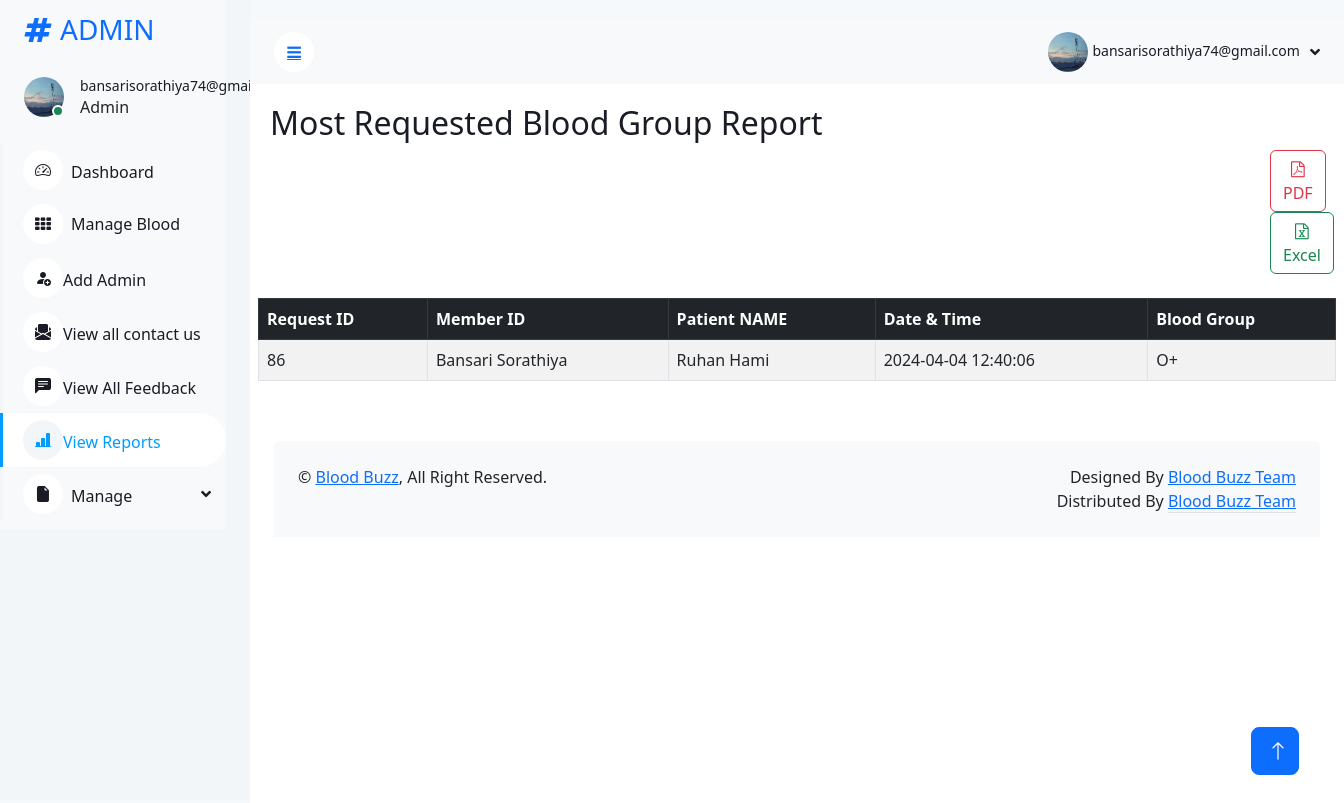
Screenshot of /AdminDesh/most_request_bgrp.php (signed in) with the database file from the repository.
### tables this page shows
CREATE TABLE `requester` (
  `request_id` int(5) UNSIGNED NOT NULL,
  `member_id` int(30) UNSIGNED NOT NULL,
  `patient_name` varchar(40) NOT NULL,
  `blood_id` mediumint(3) UNSIGNED NOT NULL,
  `created_at` datetime NOT NULL
);

CREATE TABLE `members` (
  `member_id` int(30) UNSIGNED NOT NULL,
  `img` varchar(200) DEFAULT NULL,
  `email` varchar(30) NOT NULL,
  `pwd` varchar(20) NOT NULL,
  `verify_token` varchar(100) NOT NULL,
  `name` varchar(50) NOT NULL,
  `contact_no` varchar(10) NOT NULL,
  `gender` varchar(50) NOT NULL,
  `dob` date NOT NULL,
  `address` varchar(250) NOT NULL,
  `city` int(5) UNSIGNED NOT NULL,
  `state` int(10) UNSIGNED NOT NULL,
  `landmark` varchar(80) NOT NULL,
  `pincode` varchar(6) NOT NULL,
  `member_status` enum('0','1','2') NOT NULL COMMENT '0=Deleted By Member 1=Active Status 2=Deactivated by Admin',
  `created_at` datetime NOT NULL DEFAULT current_timestamp()
);

CREATE TABLE `blood_group` (
  `blood_id` mediumint(3) UNSIGNED NOT NULL,
  `blood_grp` varchar(3) NOT NULL
);

### AdminDesh/most_request_bgrp.php (the view, shortened to what this page needs)
<?php
    include '../Include/connect2.php';
    $session_email=$_SESSION['email'];
    $get_admin=$connection->prepare("SELECT * FROM admin_login WHERE email=?");
    $get_admin->execute([$session_email]);
    if($get_admin->rowCount() > 0)
    {
       $data=$get_admin->fetch(PDO::FETCH_ASSOC);
    }
?>
<!DOCTYPE html>
<html lang="en">
<head>
    <link href="https://cdnjs.cloudflare.com/ajax/libs/font-awesome/5.10.0/css/all.min.css" rel="stylesheet">
    <link href="https://cdn.jsdelivr.net/npm/bootstrap-icons@1.4.1/font/bootstrap-icons.css" rel="stylesheet">
    <link href="lib/owlcarousel/assets/owl.carousel.min.css" rel="stylesheet">
    <link href="lib/tempusdominus/css/tempusdominus-bootstrap-4.min.css" rel="stylesheet" />
    <link href="css/bootstrap.min.css" rel="stylesheet">
    <link href="css/style.css" rel="stylesheet">
<link href="https://cdn.jsdelivr.net/npm/bootstrap@5.2.0/dist/css/bootstrap.min.css" rel="stylesheet">
<link rel="stylesheet" href="https://cdn.jsdelivr.net/npm/bootstrap-icons@1.11.3/font/bootstrap-icons.min.css">
<link rel="stylesheet" href="https://cdnjs.cloudflare.com/ajax/libs/font-awesome/4.7.0/css/font-awesome.min.css">
</head>
<body>
                 <div class="sidebar pe-4 pb-3">
            <nav class="navbar bg-light navbar-light">
                <a href="dashboard.php" class="navbar-brand mx-4 mb-3">
                    <h3 class="text-primary"><i class="fa fa-hashtag me-2"></i>ADMIN</h3>
                </a>
                <div class="d-flex align-items-center ms-4 mb-4">
                    <div class="position-relative">
                        <?php
                        if($data['img']==null)
                        {
                        echo"<img src='../img/user.png' class='rounded-circle' alt='avatar' style='width: 40px; height: 40px;'>";
                        }
                        else
                        {
                            echo"<img src='../img/{$data['img']}' class='rounded-circle' alt='error' style='width: 40px; height: 40px;'>";
                        }
                         ?>
                        <div class="bg-success rounded-circle border border-2 border-white position-absolute end-0 bottom-0 p-1"></div>
                    </div>
                    <div class="ms-3">
                        <h6 class="mb-0"><small><?php echo $data['email']; ?></small></h6>
                        <span>Admin</span>
                    </div>
                </div>
                <div class="navbar-nav w-100">
                    <a href="dashboard.php" class="nav-item nav-link"><i class="bi bi-speedometer2 me-2"></i>Dashboard</a>
                    <a href="manageBlood.php" class="nav-item nav-link"><i class="fa fa-th me-2"></i>Manage Blood</a>
                    <a href="./addAdmin.php" class="nav-item nav-link"><i class="bi bi-person-fill-add"></i>Add Admin</a>
                    <a href="./seeContactUs.php" class="nav-item nav-link"><i class="bi bi-envelope-paper-fill"></i>View all contact us</a>
                    <a href="./seeFeedback.php" class="nav-item nav-link"><i class="bi bi-chat-left-text-fill"></i>View All Feedback</a>
                    <a href="./reports.php" class="nav-item nav-link active"><i class="bi bi-bar-chart-line-fill"></i>View Reports</a>
                    <div class="nav-item dropdown">
                        <a href="#" class="nav-link dropdown-toggle" data-bs-toggle="dropdown"><i class="bi bi-file-earmark-fill me-2"></i>Manage</a>
                    </div>
                        </div>
                    </div>
        <div class="content">
           <nav class="navbar navbar-expand bg-light navbar-light sticky-top px-4 py-0">
                <a href="#" class="sidebar-toggler flex-shrink-0">
                    <i class="fa fa-bars"></i>
                </a>
                <div class="navbar-nav align-items-center ms-auto">
                    <div class="nav-item dropdown">
                    <div class="nav-item dropdown">
                        <a href="#" class="nav-link dropdown-toggle" data-bs-toggle="dropdown">
                        <?php
                        if($data['img']==null)
                        {
                        echo"<img src='../img/user.png' class='rounded-circle' alt='avatar' style='width: 40px; height: 40px;'>";
                        }
                        else
                        {
                            echo"<img src='../img/{$data['img']}' class='rounded-circle' alt='error' style='width: 40px; height: 40px;'>";
                        }
                         ?>
                            <span class="d-none d-lg-inline-flex"><small><?php echo $data['email']; ?></small></span>
                        </a>
                    </div>
                </div>
            </nav>
    <div class="container">
        <h2>Most Requested Blood Group Report</h2>
        <div>
        <form method="post" style="margin-left:1000px;">
            <button type="submit" class="btn btn-outline-danger" formaction="mostrblood.php"><i class="fa fa-file-pdf-o"></i> PDF</button>
            <button type="submit" class="btn btn-outline-success" formaction="most_req_bgrp.php"><i class="fa fa-file-excel-o"></i> Excel</button>
        </form>
        </div><br>
        <div class="row">
            <table class="table table-striped table-bordered">
                <thead class="table-dark">
                    <tr>
                        <th>Request ID</th>
                        <th>Member ID</th>
                        <th>Patient NAME</th>
                        <th>Date & Time</th>
                        <th>Blood Group</th>
                    </tr>
                </thead>
                <tbody>
                <?php
                try
                {
                include '../Include/connect.php';
                $result=$connection->query("SELECT r.request_id, r.member_id, r.patient_name, r.created_at, bg.blood_grp,m.name FROM requester r JOIN blood_group bg ON r.blood_id = bg.blood_id JOIN members m ON m.member_id=r.member_id JOIN (
                    SELECT bg.blood_grp, COUNT(*) AS request_count FROM requester r JOIN blood_group bg ON r.blood_id = bg.blood_id GROUP BY bg.blood_grp ORDER BY request_count DESC LIMIT 1
                ) AS most_requested ON bg.blood_grp = most_requested.blood_grp ");
                if($result-> num_rows > 0){
                    while($row = $result->fetch_assoc()){
                        ?>
                        <tr>
                            <td><?php echo $row['request_id'];   ?></td>
                            <td><?php echo $row['name'];   ?></td>
                            <td><?php echo $row['patient_name'];   ?></td>
                            <td><?php echo $row['created_at'];   ?></td>
                            <td><?php echo $row['blood_grp'];   ?></td>
                        </tr>
                        <?php
                    }
                }else{
                    ?>
                    <tr><td colspan="7">No Request Found...</td></tr>
                    <?php
                }
                }
                catch (PDOException $e)
                {
                    $error=$e->getMessage();
                    $_SESSION['error-message'] = "Database error: " . $error;
                }
                ?>
                </tbody>
                </table>
        </div>
    </div>
<div class="container-fluid pt-4 px-4">
                <div class="bg-light rounded-top p-4">
                    <div class="row">
                        <div class="col-12 col-sm-6 text-center text-sm-start">
                            &copy; <a href="../member/index.php">Blood Buzz</a>, All Right Reserved.
                        </div>
                        <div class="col-12 col-sm-6 text-center text-sm-end">
                            Designed By <a href="">Blood Buzz Team</a>
                        Distributed By <a class="border-bottom" href="" target="_blank">Blood Buzz Team</a>
                        </div>
                    </div>
                </div>
            </div>
        </div>
 <a href="#" class="btn btn-lg btn-primary btn-lg-square back-to-top"><i class="bi bi-arrow-up"></i></a>
</body>
</html>

### AdminDesh/css/style.css (style rules this page uses)
:root { --primary: #009CFF; --light: #F3F6F9; --dark: #191C24; }
.back-to-top { position: fixed; display: none; right: 45px; bottom: 45px; z-index: 99; }
.btn { transition: .5s; }
.btn.btn-primary { color: #FFFFFF; }
.btn-lg-square { width: 48px; height: 48px; }
.btn-square, .btn-sm-square, .btn-lg-square { padding: 0; display: inline-flex; align-items: center; justify-content: center; font-weight: normal; border-radius: 50px; }
.sidebar { position: fixed; top: 0; left: 0; bottom: 0; width: 250px; height: 100vh; overflow-y: auto; background: var(--light); transition: 0.5s; z-index: 999; }
.content { margin-left: 250px; min-height: 100vh; background: #FFFFFF; transition: 0.5s; }
@media (min-width: 992px) { .sidebar { margin-left: 0; } }
@media (min-width: 992px) { .content { width: calc(100% - 250px); } }
.sidebar .navbar .navbar-nav .nav-link { padding: 7px 20px; color: var(--dark); font-weight: 500; border-left: 3px solid var(--light); border-radius: 0 30px 30px 0; outline: none; }
.sidebar .navbar .navbar-nav .nav-link:hover, .sidebar .navbar .navbar-nav .nav-link.active { color: var(--primary); background: #FFFFFF; border-color: var(--primary); }
.sidebar .navbar .navbar-nav .nav-link i { width: 40px; height: 40px; display: inline-flex; align-items: center; justify-content: center; background: #FFFFFF; border-radius: 40px; }
.sidebar .navbar .navbar-nav .nav-link:hover i, .sidebar .navbar .navbar-nav .nav-link.active i { background: var(--light); }
.sidebar .navbar .dropdown-toggle::after { position: absolute; top: 15px; right: 15px; border: none; content: "\f107"; font-family: "Font Awesome 5 Free"; font-weight: 900; transition: .5s; }
.content .navbar .navbar-nav .nav-link { margin-left: 25px; padding: 12px 0; color: var(--dark); outline: none; }
.content .navbar .sidebar-toggler, .content .navbar .navbar-nav .nav-link i { width: 40px; height: 40px; display: inline-flex; align-items: center; justify-content: center; background: #FFFFFF; border-radius: 40px; }
.content .navbar .dropdown-toggle::after { margin-left: 6px; vertical-align: middle; border: none; content: "\f107"; font-family: "Font Awesome 5 Free"; font-weight: 900; transition: .5s; }

### AdminDesh/most_request_bgrp.php (style rules this page uses)
body { margin-top:20px; background:#f6f9fc; }
.align-items-center { align-items: center!important; }
.mb-4 { margin-bottom: 1.5rem!important; }
.container { padding: 20px; }
table tr th, table tr td { font-size: 1rem; }

### rows the page displays
requester: request_id "86", member.name "Bansari Sorathiya", patient_name "Ruhan Hami", created_at "2024-04-04 12:40:06", blood.blood_grp "O+"

### other values shown
$data['email'] "bansarisorathiya74@gmail.com"
